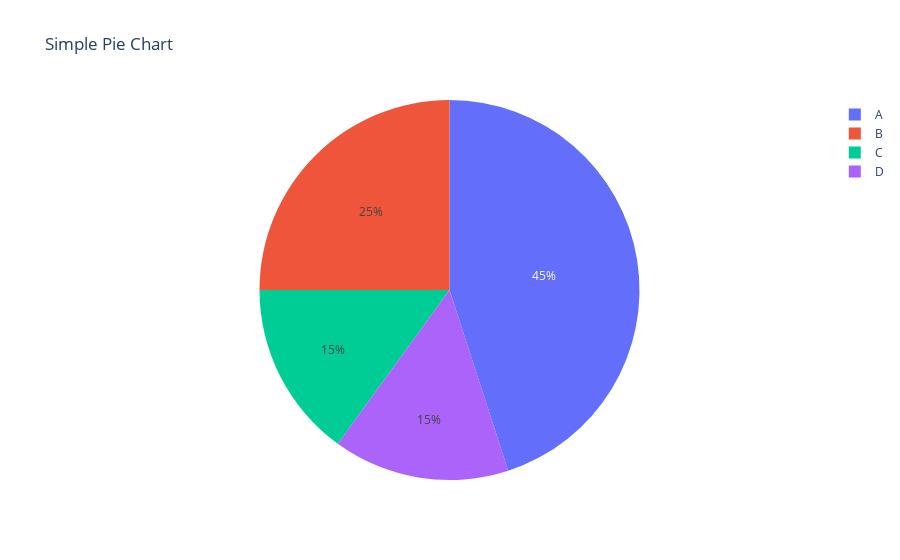

Notebook source saved alongside this figure:
### Code cell
import plotly.express as px

# Sample data
data = {
    'Category': ['A', 'B', 'C', 'D'],
    'Values': [45, 25, 15, 15]
}

# Create a pie chart
fig = px.pie(data, names='Category', values='Values', title='Simple Pie Chart')

# Show the chart
fig.show()

### Figure 1 — Plotly figure (JSON) as saved in the notebook; plotly's stock layout.template omitted (floating-point values rounded to 4 significant figures)
{"data": [{"domain": {"x": [0, 1], "y": [0, 1]}, "hovertemplate": "Category=%{label}<br>Values=%{value}<extra></extra>", "labels": ["A", "B", "C", "D"], "legendgroup": "", "name": "", "showlegend": true, "type": "pie", "values": [45, 25, 15, 15]}], "layout": {"legend": {"tracegroupgap": 0}, "title": {"text": "Simple Pie Chart"}}}
